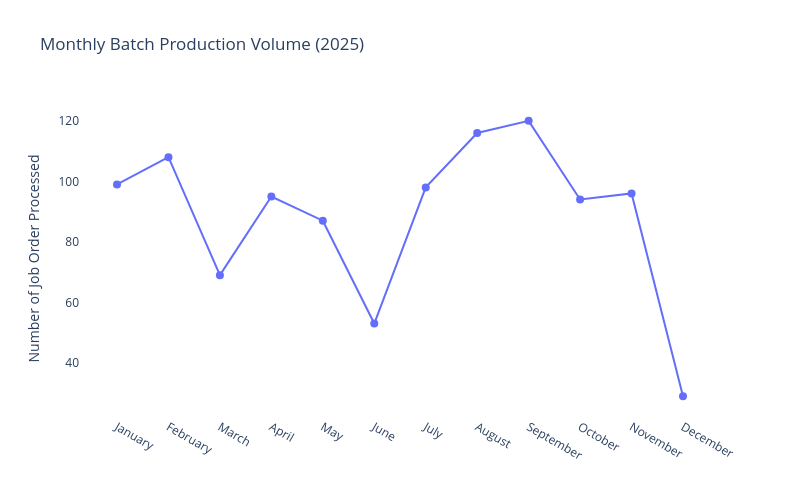

Notebook code cell kept with this figure:
### Code cell
fig = px.line(
    df_monthly_batches,
    x='month_name',
    y='batch_count',
    title='Monthly Batch Production Volume (2025)',
    height=500,
    width=800,
    labels={
        'month_name': '',
        'batch_count': 'Number of Job Order Processed'
    },
    markers=True
)

fig.update_traces(marker=dict(size=8))

fig.update_layout(
    xaxis={'categoryorder': 'array', 'categoryarray': df_monthly_batches['month_name'].tolist()},
    plot_bgcolor='white',
    showlegend=False
)

fig.show()

### Figure 1 — Plotly figure (JSON) as saved in the notebook; plotly's stock layout.template omitted (floating-point values rounded to 4 significant figures)
{"data": [{"hovertemplate": "=%{x}<br>Number of Job Order Processed=%{y}<extra></extra>", "legendgroup": "", "line": {"color": "#636efa", "dash": "solid"}, "marker": {"size": 8, "symbol": "circle"}, "mode": "lines+markers", "name": "", "orientation": "v", "showlegend": false, "type": "scatter", "x": ["January", "February", "March", "April", "May", "June", "July", "August", "September", "October", "November", "December"], "xaxis": "x", "y": [99, 108, 69, 95, 87, 53, 98, 116, 120, 94, 96, 29], "yaxis": "y"}], "layout": {"height": 500, "legend": {"tracegroupgap": 0}, "plot_bgcolor": "white", "showlegend": false, "title": {"text": "Monthly Batch Production Volume (2025)"}, "width": 800, "xaxis": {"anchor": "y", "categoryarray": ["January", "February", "March", "April", "May", "June", "July", "August", "September", "October", "November", "December"], "categoryorder": "array", "domain": [0, 1], "title": {"text": ""}}, "yaxis": {"anchor": "x", "domain": [0, 1], "title": {"text": "Number of Job Order Processed"}}}}
